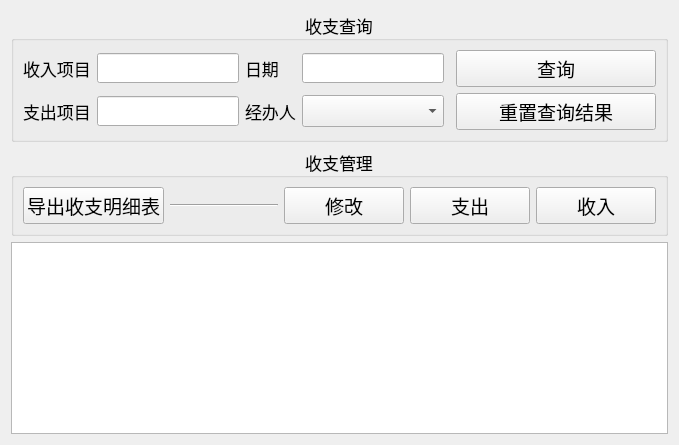
      <widget class="QWidget" name="money">
       <layout class="QGridLayout" name="gridLayout_4">
        <item row="1" column="0">
         <widget class="QGroupBox" name="groupBox_4">
          <property name="font">
           <font>
            <family>黑体</family>
            <pointsize>13</pointsize>
            <weight>50</weight>
            <bold>false</bold>
           </font>
          </property>
          <property name="title">
           <string>收支管理</string>
          </property>
          <property name="alignment">
           <set>Qt::AlignCenter</set>
          </property>
          <layout class="QHBoxLayout" name="horizontalLayout_4">
           <item>
            <widget class="QPushButton" name="excel_money">
             <property name="font">
              <font>
               <family>楷体</family>
               <pointsize>14</pointsize>
               <weight>50</weight>
               <bold>false</bold>
              </font>
             </property>
             <property name="mouseTracking">
              <bool>false</bool>
             </property>
             <property name="tabletTracking">
              <bool>false</bool>
             </property>
             <property name="autoFillBackground">
              <bool>false</bool>
             </property>
             <property name="styleSheet">
              <string notr="true"/>
             </property>
             <property name="text">
              <string>导出收支明细表</string>
             </property>
             <property name="checkable">
              <bool>false</bool>
             </property>
             <property name="autoRepeat">
              <bool>false</bool>
             </property>
             <property name="autoExclusive">
              <bool>false</bool>
             </property>
             <property name="autoDefault">
              <bool>false</bool>
             </property>
             <property name="default">
              <bool>false</bool>
             </property>
             <property name="flat">
              <bool>false</bool>
             </property>
            </widget>
           </item>
           <item>
            <widget class="Line" name="line_9">
             <property name="orientation">
              <enum>Qt::Horizontal</enum>
             </property>
            </widget>
           </item>
           <item>
            <layout class="QGridLayout" name="gridLayout_8">
             <item row="0" column="2">
              <widget class="QPushButton" name="pushButton">
               <property name="minimumSize">
                <size>
                 <width>120</width>
                 <height>0</height>
                </size>
               </property>
               <property name="font">
                <font>
                 <family>楷体</family>
                 <pointsize>14</pointsize>
                </font>
               </property>
               <property name="styleSheet">
                <string notr="true"/>
               </property>
               <property name="text">
                <string>收入</string>
               </property>
              </widget>
             </item>
             <item row="0" column="0">
              <widget class="QPushButton" name="add_expend">
               <property name="minimumSize">
                <size>
                 <width>120</width>
                 <height>0</height>
                </size>
               </property>
               <property name="font">
                <font>
                 <family>楷体</family>
                 <pointsize>14</pointsize>
                 <weight>50</weight>
                 <bold>false</bold>
                </font>
               </property>
               <property name="styleSheet">
                <string notr="true"/>
               </property>
               <property name="text">
                <string>修改</string>
               </property>
              </widget>
             </item>
             <item row="0" column="1">
              <widget class="QPushButton" name="pushButton_9">
               <property name="minimumSize">
                <size>
                 <width>120</width>
                 <height>0</height>
                </size>
               </property>
               <property name="font">
                <font>
                 <family>楷体</family>
                 <pointsize>14</pointsize>
                </font>
               </property>
               <property name="text">
                <string>支出</string>
               </property>
              </widget>
             </item>
            </layout>
           </item>
          </layout>
         </widget>
        </item>
        <item row="2" column="0">
         <widget class="QTableView" name="tableView_money">
          <property name="layoutDirection">
           <enum>Qt::LeftToRight</enum>
          </property>
          <attribute name="verticalHeaderVisible">
           <bool>false</bool>
          </attribute>
         </widget>
        </item>
        <item row="0" column="0">
         <widget class="QGroupBox" name="groupBox_3">
          <property name="font">
           <font>
            <family>黑体</family>
            <pointsize>13</pointsize>
           </font>
          </property>
          <property name="title">
           <string>收支查询</string>
          </property>
          <property name="alignment">
           <set>Qt::AlignCenter</set>
          </property>
          <layout class="QGridLayout" name="gridLayout_2">
           <item row="0" column="0">
            <widget class="QLabel" name="label_4">
             <property name="sizePolicy">
              <sizepolicy hsizetype="Fixed" vsizetype="Fixed">
               <horstretch>0</horstretch>
               <verstretch>0</verstretch>
              </sizepolicy>
             </property>
             <property name="font">
              <font>
               <family>楷体</family>
               <pointsize>13</pointsize>
              </font>
             </property>
             <property name="text">
              <string>收入项目</string>
             </property>
            </widget>
           </item>
           <item row="0" column="1">
            <widget class="QLineEdit" name="nameinput_money">
             <property name="minimumSize">
              <size>
               <width>110</width>
               <height>28</height>
              </size>
             </property>
             <property name="maximumSize">
              <size>
               <width>150</width>
               <height>16777215</height>
              </size>
             </property>
             <property name="font">
              <font>
               <family>宋体</family>
               <pointsize>11</pointsize>
              </font>
             </property>
            </widget>
           </item>
           <item row="0" column="2">
            <widget class="QLabel" name="label_6">
             <property name="sizePolicy">
              <sizepolicy hsizetype="Fixed" vsizetype="Fixed">
               <horstretch>0</horstretch>
               <verstretch>0</verstretch>
              </sizepolicy>
             </property>
             <property name="font">
              <font>
               <family>楷体</family>
               <pointsize>13</pointsize>
              </font>
             </property>
             <property name="text">
              <string>日期</string>
             </property>
            </widget>
           </item>
           <item row="0" column="3">
            <widget class="QLineEdit" name="dateEdit_money">
             <property name="minimumSize">
              <size>
               <width>0</width>
               <height>28</height>
              </size>
             </property>
             <property name="maximumSize">
              <size>
               <width>150</width>
               <height>16777215</height>
              </size>
             </property>
             <property name="font">
              <font>
               <family>宋体</family>
               <pointsize>11</pointsize>
              </font>
             </property>
            </widget>
           </item>
           <item row="0" column="4">
            <widget class="Line" name="line_7">
             <property name="sizePolicy">
              <sizepolicy hsizetype="Expanding" vsizetype="Fixed">
               <horstretch>0</horstretch>
               <verstretch>0</verstretch>
              </sizepolicy>
             </property>
             <property name="orientation">
              <enum>Qt::Horizontal</enum>
             </property>
            </widget>
           </item>
           <item row="0" column="5">
            <widget class="QPushButton" name="search_money">
             <property name="minimumSize">
              <size>
               <width>100</width>
               <height>0</height>
              </size>
             </property>
             <property name="font">
              <font>
               <family>楷体</family>
               <pointsize>14</pointsize>
              </font>
             </property>
             <property name="styleSheet">
              <string notr="true"/>
             </property>
             <property name="text">
              <string>查询</string>
             </property>
            </widget>
           </item>
           <item row="1" column="0">
            <widget class="QLabel" name="label_7">
             <property name="sizePolicy">
              <sizepolicy hsizetype="Fixed" vsizetype="Fixed">
               <horstretch>0</horstretch>
               <verstretch>0</verstretch>
              </sizepolicy>
             </property>
             <property name="font">
              <font>
               <family>楷体</family>
               <pointsize>13</pointsize>
              </font>
             </property>
             <property name="text">
              <string>支出项目</string>
             </property>
            </widget>
           </item>
           <item row="1" column="1">
            <widget class="QLineEdit" name="nameoutput_money">
             <property name="minimumSize">
              <size>
               <width>110</width>
               <height>28</height>
              </size>
             </property>
             <property name="maximumSize">
              <size>
               <width>150</width>
               <height>16777215</height>
              </size>
             </property>
             <property name="font">
              <font>
               <family>宋体</family>
               <pointsize>11</pointsize>
              </font>
             </property>
            </widget>
           </item>
           <item row="1" column="2">
            <widget class="QLabel" name="label_5">
             <property name="sizePolicy">
              <sizepolicy hsizetype="Fixed" vsizetype="Fixed">
               <horstretch>0</horstretch>
               <verstretch>0</verstretch>
              </sizepolicy>
             </property>
             <property name="font">
              <font>
               <family>楷体</family>
               <pointsize>13</pointsize>
              </font>
             </property>
             <property name="text">
              <string>经办人</string>
             </property>
            </widget>
           </item>
           <item row="1" column="3">
            <widget class="QComboBox" name="handler_money">
             <property name="maximumSize">
              <size>
               <width>150</width>
               <height>16777215</height>
              </size>
             </property>
             <property name="font">
              <font>
               <family>楷体</family>
               <pointsize>13</pointsize>
              </font>
             </property>
             <item>
              <property name="text">
               <string/>
              </property>
             </item>
             <item>
              <property name="text">
               <string>何丽群</string>
              </property>
             </item>
             <item>
              <property name="text">
               <string>蓝秋梅</string>
              </property>
             </item>
            </widget>
           </item>
           <item row="1" column="4">
            <widget class="Line" name="line_8">
             <property name="sizePolicy">
              <sizepolicy hsizetype="Preferred" vsizetype="Fixed">
               <horstretch>0</horstretch>
               <verstretch>0</verstretch>
              </sizepolicy>
             </property>
             <property name="orientation">
              <enum>Qt::Horizontal</enum>
             </property>
            </widget>
           </item>
           <item row="1" column="5">
            <widget class="QPushButton" name="reset_moeny">
             <property name="minimumSize">
              <size>
               <width>200</width>
               <height>0</height>
              </size>
             </property>
             <property name="font">
              <font>
               <family>楷体</family>
               <pointsize>14</pointsize>
              </font>
             </property>
             <property name="styleSheet">
              <string notr="true"/>
             </property>
             <property name="text">
              <string>重置查询结果</string>
             </property>
            </widget>
           </item>
          </layout>
         </widget>
        </item>
       </layout>
      </widget>
